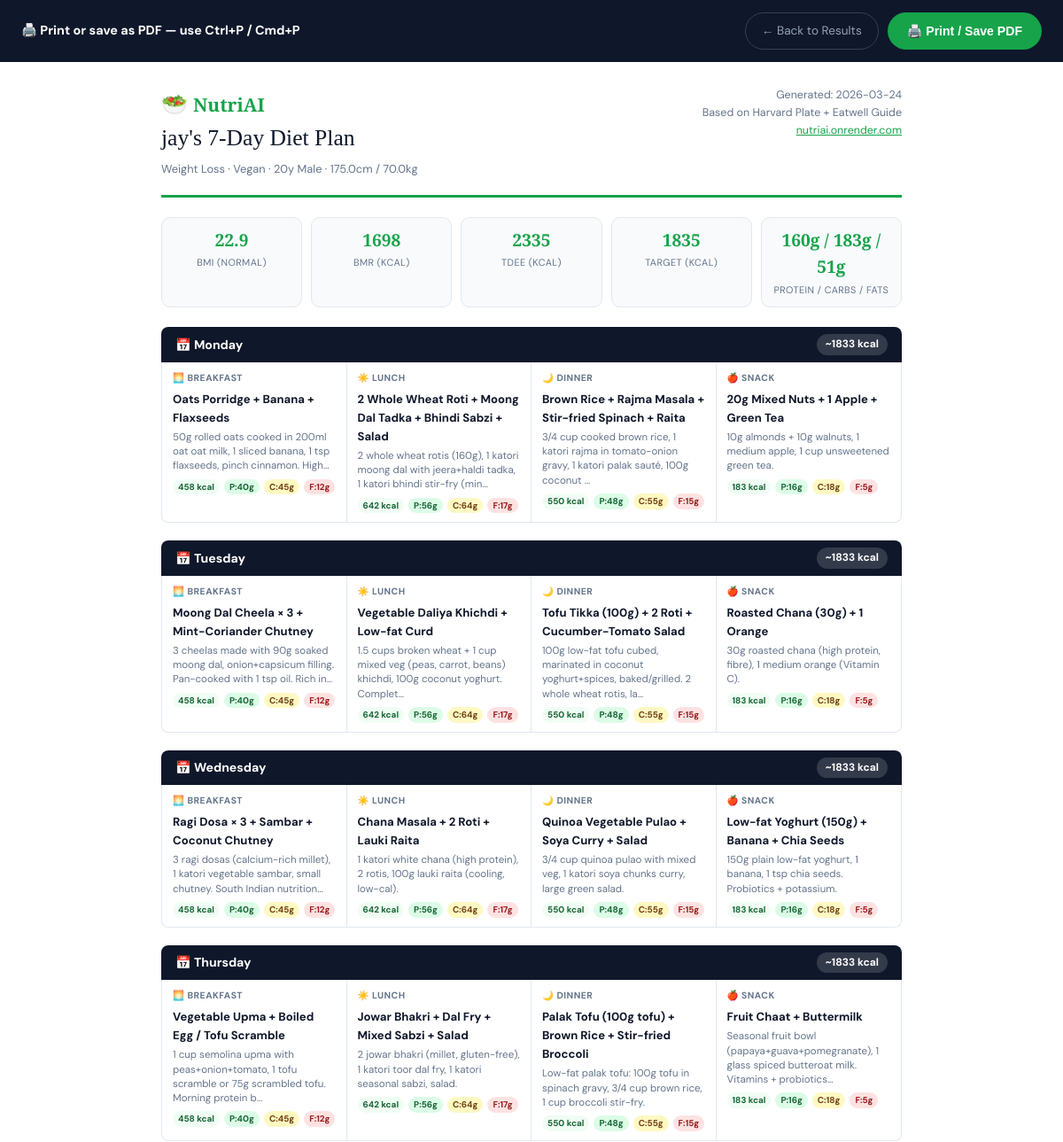
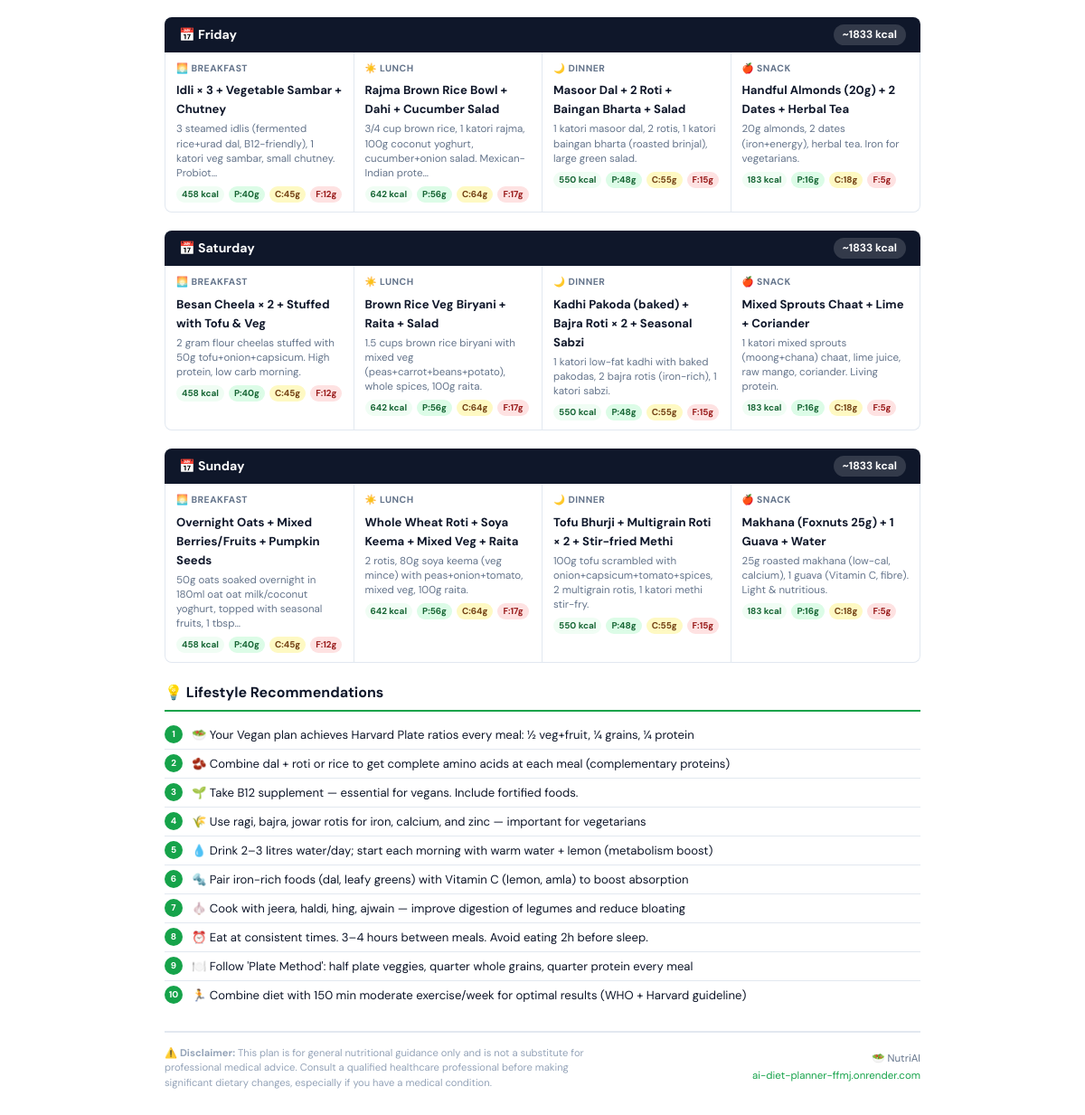
The page /results/3/3/print on the database its author committed (2 pictures, top to bottom).
### tables this page shows
CREATE TABLE users (
            id INTEGER PRIMARY KEY AUTOINCREMENT,
            session_id TEXT UNIQUE NOT NULL,
            name TEXT NOT NULL,
            email TEXT,
            age INTEGER NOT NULL,
            gender TEXT NOT NULL,
            height REAL NOT NULL,
            weight REAL NOT NULL,
            country TEXT,
            goal TEXT NOT NULL,
            target_weight REAL,
            diet_type TEXT NOT NULL,
            food_allergies TEXT,
            budget_preference TEXT,
            activity_level TEXT NOT NULL,
            exercise_type TEXT,
            daily_steps TEXT,
            sleep_hours REAL,
            sleep_quality TEXT,
            night_wakeups INTEGER DEFAULT 0,
            daytime_fatigue TEXT,
            stress_level TEXT,
            stress_sources TEXT,
            work_hours INTEGER,
            work_type TEXT,
            breakfast_time TEXT,
            lunch_time TEXT,
            dinner_time TEXT,
            late_night_eating TEXT,
            water_intake TEXT,
            breakfast_foods TEXT,
            lunch_foods TEXT,
            dinner_foods TEXT,
            snacks TEXT,
            beverages TEXT,
            meals_per_day INTEGER,
            outside_food_frequency TEXT,
            junk_food_frequency TEXT,
            created_at TEXT DEFAULT CURRENT_TIMESTAMP
        , medical_conditions TEXT, medications TEXT, health_issues TEXT, menstrual_issues TEXT, body_fat_pct REAL, cuisine_preference TEXT, food_dislikes TEXT, cooking_time TEXT, cooking_skill TEXT, eating_speed TEXT, meal_prep TEXT, alcohol TEXT, smoking TEXT, supplements TEXT, health_motivation TEXT, account_id INTEGER);

CREATE TABLE diet_plans (
            id INTEGER PRIMARY KEY AUTOINCREMENT,
            user_id INTEGER NOT NULL,
            bmi REAL,
            bmi_category TEXT,
            bmr REAL,
            tdee REAL,
            daily_calories REAL,
            protein REAL,
            carbs REAL,
            fats REAL,
            meal_plan TEXT,
            lifestyle_tips TEXT,
            duration_weeks INTEGER DEFAULT 4,
            created_at TEXT DEFAULT CURRENT_TIMESTAMP,
            FOREIGN KEY (user_id) REFERENCES users(id)
        );

### app.py (the view)
@app.route('/results/<int:user_id>/<int:plan_id>/print')
def results_print(user_id, plan_id):
    user = get_user_by_id(user_id)
    plan = get_diet_plan_by_user(user_id)
    if not user or not plan:
        return redirect(url_for('questionnaire'))
    week_plan      = json.loads(plan.get('meal_plan','{}'))
    lifestyle_tips = json.loads(plan.get('lifestyle_tips','[]'))
    return render_template('print_plan.html',
        user=user, plan=plan, week_plan=week_plan,
        lifestyle_tips=lifestyle_tips, days=list(week_plan.keys()))

### db.py (called while the page is built)
def get_db():
    if USE_PG:
        conn = psycopg2.connect(_pg_dsn, cursor_factory=psycopg2.extras.RealDictCursor)
        return conn
    else:
        conn = sqlite3.connect(Config.DATABASE_PATH)
        conn.row_factory = sqlite3.Row
        conn.execute("PRAGMA foreign_keys = ON")
        return conn

def q(sql):
    if USE_PG:
        return sql.replace('?', '%s')
    return sql

def fetchone(conn, sql, params=()):
    cur = conn.cursor()
    cur.execute(q(sql), params)
    row = cur.fetchone()
    if row is None:
        return None
    return dict(row)

### models/diet_plan_model.py (called while the page is built)
def get_diet_plan_by_user(user_id):
    conn = get_db()
    try:
        return fetchone(conn,
            'SELECT * FROM diet_plans WHERE user_id = ? ORDER BY created_at DESC LIMIT 1',
            (user_id,))
    finally:
        conn.close()

### models/user_model.py (called while the page is built)
def get_user_by_id(user_id):
    conn = get_db()
    try:
        return fetchone(conn, 'SELECT * FROM users WHERE id = ?', (user_id,))
    finally:
        conn.close()

### templates/print_plan.html (shortened to what this page needs)
<!DOCTYPE html>
<html lang="en">
<head>
</head>
<body>
<div class="no-print">
  <h4>🖨️ Print or save as PDF — use Ctrl+P / Cmd+P</h4>
  <div style="display:flex;gap:10px;">
    <a href="{{ url_for('results', user_id=user.id, plan_id=plan.id) }}" class="btn-back">← Back to Results</a>
    <button class="btn-print" onclick="window.print()">🖨️ Print / Save PDF</button>
  </div>
</div>
<div class="page">
  <div class="plan-header">
    <div>
      <div class="plan-logo"><span>🥗</span>NutriAI</div>
      <div class="plan-title">{{ user.name }}'s 7-Day Diet Plan</div>
      <div class="plan-meta">
        {{ (user.goal or '').replace('_',' ').title() }} ·
        {{ (user.diet_type or '').replace('_',' ').title() }} ·
        {{ user.age }}y {{ (user.gender or '').title() }} ·
        {{ user.height }}cm / {{ user.weight }}kg
      </div>
    </div>
    <div class="plan-date">
      Generated: {{ plan.created_at[:10] if plan.created_at else '' }}<br>
      Based on Harvard Plate + Eatwell Guide<br>
      <a href="https://ai-diet-planner-ffmj.onrender.com" style="color:var(--green);">nutriai.onrender.com</a>
    </div>
  </div>
  <div class="metrics-row">
    <div class="metric-box"><div class="val">{{ plan.bmi }}</div><div class="lbl">BMI ({{ plan.bmi_category }})</div></div>
    <div class="metric-box"><div class="val">{{ plan.bmr|int }}</div><div class="lbl">BMR (kcal)</div></div>
    <div class="metric-box"><div class="val">{{ plan.tdee|int }}</div><div class="lbl">TDEE (kcal)</div></div>
    <div class="metric-box"><div class="val" style="color:#16a34a;">{{ plan.daily_calories|int }}</div><div class="lbl">Target (kcal)</div></div>
    <div class="metric-box"><div class="val">{{ plan.protein|int }}g / {{ plan.carbs|int }}g / {{ plan.fats|int }}g</div><div class="lbl">Protein / Carbs / Fats</div></div>
  </div>
  {% for day in days %}
  {% if week_plan.get(day) %}
  {% set day_data = week_plan[day] %}
  {% set day_cal = (day_data.breakfast.calories|default(0)|int) + (day_data.lunch.calories|default(0)|int) + (day_data.dinner.calories|default(0)|int) + (day_data.snacks.calories|default(0)|int) %}
  <div class="day-section">
    <div class="day-header">
      📅 {{ day }}
      <span class="day-cal">~{{ day_cal }} kcal</span>
    </div>
    <div class="meals-grid">
      {% for meal_key, icon, label in [('breakfast','🌅','Breakfast'),('lunch','☀️','Lunch'),('dinner','🌙','Dinner'),('snacks','🍎','Snack')] %}
      {% if day_data.get(meal_key) %}
      {% set m = day_data[meal_key] %}
      <div class="meal-cell">
        <div class="meal-type">{{ icon }} {{ label }}</div>
        <div class="meal-name">{{ m.get('meal','—') }}</div>
        <div class="meal-desc">{{ m.get('description','')[:100] }}{% if m.get('description','') | length > 100 %}…{% endif %}</div>
        <div class="meal-macros">
          <span class="mpill mp-cal">{{ m.get('calories',0) }} kcal</span>
          <span class="mpill mp-p">P:{{ m.get('protein',0) }}g</span>
          <span class="mpill mp-c">C:{{ m.get('carbs',0) }}g</span>
          <span class="mpill mp-f">F:{{ m.get('fats',0) }}g</span>
        </div>
      </div>
      {% endif %}
      {% endfor %}
    </div>
  </div>
  {% endif %}
  {% endfor %}
  {% if lifestyle_tips %}
  <div class="tips-section">
    <h3>💡 Lifestyle Recommendations</h3>
    {% for tip in lifestyle_tips %}
    <div class="tip-item">
      <div class="tip-num">{{ loop.index }}</div>
      <span>{{ tip }}</span>
    </div>
    {% endfor %}
  </div>
  {% endif %}
  <div class="plan-footer">
    <div class="disclaimer">
      ⚠️ <strong>Disclaimer:</strong> This plan is for general nutritional guidance only and is not a substitute for professional medical advice. Consult a qualified healthcare professional before making significant dietary changes, especially if you have a medical condition.
    </div>
    <div style="text-align:right;">
      🥗 NutriAI<br>
      <span style="color:#16a34a;">ai-diet-planner-ffmj.onrender.com</span>
    </div>
  </div>
</div>
</body>
</html>

### templates/print_plan.html (style rules this page uses)
:root { --green: #16a34a; --dark: #0f172a; --gray: #64748b; --light: #f8fafc; --border: #e2e8f0; }
* { box-sizing: border-box; margin: 0; padding: 0; }
body { font-family: 'DM Sans', sans-serif; color: var(--dark); background: #fff; font-size: 13px; line-height: 1.6; }
.no-print { background: var(--dark); padding: 14px 24px; display: flex; align-items: center; justify-content: space-between; flex-wrap: wrap; gap: 10px; }
.no-print h4 { color: #fff; font-size: 0.9rem; margin: 0; }
.btn-print { background: var(--green); color: #fff; border: none; border-radius: 100px; padding: 9px 22px; font-size: 0.88rem; font-weight: 700; cursor: pointer; display: flex; align-items: center; gap: 6px; }
.btn-back { background: transparent; color: #94a3b8; border: 1px solid #334155; border-radius: 100px; padding: 9px 18px; font-size: 0.85rem; text-decoration: none; display: flex; align-items: center; gap: 6px; }
.page { max-width: 900px; margin: 0 auto; padding: 28px 32px; }
.plan-header { border-bottom: 3px solid var(--green); padding-bottom: 18px; margin-bottom: 22px; display: flex; justify-content: space-between; align-items: flex-start; flex-wrap: wrap; gap: 12px; }
.plan-logo { font-family: 'Playfair Display', serif; font-size: 1.3rem; color: var(--green); font-weight: 700; }
.plan-logo span { font-size: 1.5rem; margin-right: 6px; }
.plan-title { font-family: 'Playfair Display', serif; font-size: 1.6rem; color: var(--dark); }
.plan-meta { font-size: 0.8rem; color: var(--gray); margin-top: 4px; }
.plan-date { font-size: 0.78rem; color: var(--gray); text-align: right; }
.metrics-row { display: grid; grid-template-columns: repeat(5, 1fr); gap: 10px; margin-bottom: 22px; }
.metric-box { background: var(--light); border: 1px solid var(--border); border-radius: 10px; padding: 10px 12px; text-align: center; }
.metric-box .val { font-size: 1.2rem; font-weight: 700; color: var(--green); font-family: 'Playfair Display', serif; }
.metric-box .lbl { font-size: 0.68rem; color: var(--gray); margin-top: 2px; text-transform: uppercase; letter-spacing: 0.4px; }
.day-section { margin-bottom: 20px; break-inside: avoid; page-break-inside: avoid; }
.day-header { background: var(--dark); color: #fff; padding: 8px 16px; border-radius: 8px 8px 0 0; font-weight: 700; font-size: 0.88rem; display: flex; align-items: center; gap: 8px; }
.day-cal { margin-left: auto; font-size: 0.75rem; background: rgba(255,255,255,0.15); padding: 2px 10px; border-radius: 100px; }
.meals-grid { display: grid; grid-template-columns: repeat(4, 1fr); border: 1px solid var(--border); border-top: none; border-radius: 0 0 8px 8px; overflow: hidden; }
.meal-cell { padding: 10px 12px; border-right: 1px solid var(--border); }
.meal-cell:last-child { border-right: none; }
.meal-type { font-size: 0.65rem; font-weight: 700; text-transform: uppercase; letter-spacing: 0.5px; color: var(--gray); margin-bottom: 5px; }
.meal-name { font-weight: 700; font-size: 0.82rem; color: var(--dark); margin-bottom: 4px; }
.meal-desc { font-size: 0.72rem; color: var(--gray); line-height: 1.4; margin-bottom: 6px; }
.meal-macros { display: flex; gap: 5px; flex-wrap: wrap; }
.mpill { font-size: 0.62rem; padding: 1px 6px; border-radius: 100px; font-weight: 700; }
.mp-cal { background: #f0fdf4; color: #166534; }
.mp-p { background: #dcfce7; color: #166534; }
.mp-c { background: #fef9c3; color: #713f12; }
.mp-f { background: #fee2e2; color: #991b1b; }
.tips-section { margin-bottom: 20px; }
.tips-section h3 { font-size: 1rem; font-weight: 700; color: var(--dark); margin-bottom: 10px; border-bottom: 2px solid var(--green); padding-bottom: 6px; }
.tip-item { display: flex; gap: 10px; padding: 5px 0; font-size: 0.82rem; color: var(--dark); border-bottom: 1px solid var(--border); }
.tip-item:last-child { border-bottom: none; }
.tip-num { width: 20px; height: 20px; background: var(--green); color: #fff; border-radius: 50%; display: flex; align-items: center; justify-content: center; font-size: 0.62rem; font-weight: 700; flex-shrink: 0; }
.plan-footer { border-top: 2px solid var(--border); padding-top: 14px; margin-top: 24px; display: flex; justify-content: space-between; align-items: center; font-size: 0.72rem; color: var(--gray); }
.disclaimer { font-size: 0.7rem; color: #94a3b8; line-height: 1.5; max-width: 500px; }

### rows shown on the page
users: name "jay", goal "Weight Loss", diet_type "Vegan", age "20", gender "Male", height "175.0", weight "70.0"
diet_plans: created_at "2026-03-24", bmi "22.9", bmi_category "NORMAL", bmr "1698", tdee "2335", daily_calories "1835", protein "160", carbs "183", fats "51"

### other values the page prints
{{ day }} "Monday" "Tuesday" "Wednesday" "Thursday" "Friday" "Saturday" "Sunday"
{{ day_cal }} "1833" "1833" "1833" "1833" "1833" "1833" "1833"
{{ icon }} "🌅" "☀️" "🌙" "🍎" "🌅" "☀️" "🌙" "🍎" "🌅" "☀️" "🌙" "🍎" "🌅" "☀️" "🌙" "🍎" "🌅" "☀️" "🌙" "🍎" "🌅" "☀️" "🌙" "🍎" "🌅" "☀️" "🌙" "🍎"
{{ label }} "BREAKFAST" "LUNCH" "DINNER" "SNACK" "BREAKFAST" "LUNCH" "DINNER" "SNACK" "BREAKFAST" "LUNCH" "DINNER" "SNACK" "BREAKFAST" "LUNCH" "DINNER" "SNACK" "BREAKFAST" "LUNCH" "DINNER" "SNACK" "BREAKFAST" "LUNCH" "DINNER" "SNACK" "BREAKFAST" "LUNCH" "DINNER" "SNACK"
{{ m.get('meal','—') }} "Oats Porridge + Banana + Flaxseeds" "2 Whole Wheat Roti + Moong Dal Tadka + Bhindi Sabzi + Salad" "Brown Rice + Rajma Masala + Stir-fried Spinach + Raita" "20g Mixed Nuts + 1 Apple + Green Tea" "Moong Dal Cheela × 3 + Mint-Coriander Chutney" "Vegetable Daliya Khichdi + Low-fat Curd" "Tofu Tikka (100g) + 2 Roti + Cucumber-Tomato Salad" "Roasted Chana (30g) + 1 Orange" "Ragi Dosa × 3 + Sambar + Coconut Chutney" "Chana Masala + 2 Roti + Lauki Raita" "Quinoa Vegetable Pulao + Soya Curry + Salad" "Low-fat Yoghurt (150g) + Banana + Chia Seeds" "Vegetable Upma + Boiled Egg / Tofu Scramble" "Jowar Bhakri + Dal Fry + Mixed Sabzi + Salad" "Palak Tofu (100g tofu) + Brown Rice + Stir-fried Broccoli" "Fruit Chaat + Buttermilk" "Idli × 3 + Vegetable Sambar + Chutney" "Rajma Brown Rice Bowl + Dahi + Cucumber Salad" "Masoor Dal + 2 Roti + Baingan Bharta + Salad" "Handful Almonds (20g) + 2 Dates + Herbal Tea" "Besan Cheela × 2 + Stuffed with Tofu & Veg" "Brown Rice Veg Biryani + Raita + Salad" "Kadhi Pakoda (baked) + Bajra Roti × 2 + Seasonal Sabzi" "Mixed Sprouts Chaat + Lime + Coriander" "Overnight Oats + Mixed Berries/Fruits + Pumpkin Seeds" "Whole Wheat Roti + Soya Keema + Mixed Veg + Raita" "Tofu Bhurji + Multigrain Roti × 2 + Stir-fried Methi" "Makhana (Foxnuts 25g) + 1 Guava + Water"
{{ m.get('description','')[:100] }} "50g rolled oats cooked in 200ml oat oat milk, 1 sliced banana, 1 tsp flaxseeds, pinch cinnamon. High" "2 whole wheat rotis (160g), 1 katori moong dal with jeera+haldi tadka, 1 katori bhindi stir-fry (min" "3/4 cup cooked brown rice, 1 katori rajma in tomato-onion gravy, 1 katori palak sauté, 100g coconut" "10g almonds + 10g walnuts, 1 medium apple, 1 cup unsweetened green tea." "3 cheelas made with 90g soaked moong dal, onion+capsicum filling. Pan-cooked with 1 tsp oil. Rich in" "1.5 cups broken wheat + 1 cup mixed veg (peas, carrot, beans) khichdi, 100g coconut yoghurt. Complet" "100g low-fat tofu cubed, marinated in coconut yoghurt+spices, baked/grilled. 2 whole wheat rotis, la" "30g roasted chana (high protein, fibre), 1 medium orange (Vitamin C)." "3 ragi dosas (calcium-rich millet), 1 katori vegetable sambar, small chutney. South Indian nutrition" "1 katori white chana (high protein), 2 rotis, 100g lauki raita (cooling, low-cal)." "3/4 cup quinoa pulao with mixed veg, 1 katori soya chunks curry, large green salad." "150g plain low-fat yoghurt, 1 banana, 1 tsp chia seeds. Probiotics + potassium." "1 cup semolina upma with peas+onion+tomato, 1 tofu scramble or 75g scrambled tofu. Morning protein b" "2 jowar bhakri (millet, gluten-free), 1 katori toor dal fry, 1 katori seasonal sabzi, salad." "Low-fat palak tofu: 100g tofu in spinach gravy, 3/4 cup brown rice, 1 cup broccoli stir-fry." "Seasonal fruit bowl (papaya+guava+pomegranate), 1 glass spiced butteroat milk. Vitamins + probiotics" "3 steamed idlis (fermented rice+urad dal, B12-friendly), 1 katori veg sambar, small chutney. Probiot" "3/4 cup brown rice, 1 katori rajma, 100g coconut yoghurt, cucumber+onion salad. Mexican-Indian prote" "1 katori masoor dal, 2 rotis, 1 katori baingan bharta (roasted brinjal), large green salad." "20g almonds, 2 dates (iron+energy), herbal tea. Iron for vegetarians." "2 gram flour cheelas stuffed with 50g tofu+onion+capsicum. High protein, low carb morning." "1.5 cups brown rice biryani with mixed veg (peas+carrot+beans+potato), whole spices, 100g raita." "1 katori low-fat kadhi with baked pakodas, 2 bajra rotis (iron-rich), 1 katori sabzi." "1 katori mixed sprouts (moong+chana) chaat, lime juice, raw mango, coriander. Living protein." "50g oats soaked overnight in 180ml oat oat milk/coconut yoghurt, topped with seasonal fruits, 1 tbsp" "2 rotis, 80g soya keema (veg mince) with peas+onion+tomato, mixed veg, 100g raita." "100g tofu scrambled with onion+capsicum+tomato+spices, 2 multigrain rotis, 1 katori methi stir-fry." "25g roasted makhana (low-cal, calcium), 1 guava (Vitamin C, fibre). Light & nutritious."
{{ m.get('calories',0) }} "458" "642" "550" "183" "458" "642" "550" "183" "458" "642" "550" "183" "458" "642" "550" "183" "458" "642" "550" "183" "458" "642" "550" "183" "458" "642" "550" "183"
{{ m.get('protein',0) }} "40" "56" "48" "16" "40" "56" "48" "16" "40" "56" "48" "16" "40" "56" "48" "16" "40" "56" "48" "16" "40" "56" "48" "16" "40" "56" "48" "16"
{{ m.get('carbs',0) }} "45" "64" "55" "18" "45" "64" "55" "18" "45" "64" "55" "18" "45" "64" "55" "18" "45" "64" "55" "18" "45" "64" "55" "18" "45" "64" "55" "18"
{{ m.get('fats',0) }} "12" "17" "15" "5" "12" "17" "15" "5" "12" "17" "15" "5" "12" "17" "15" "5" "12" "17" "15" "5" "12" "17" "15" "5" "12" "17" "15" "5"
{{ tip }} "🥗 Your Vegan plan achieves Harvard Plate ratios every meal: ½ veg+fruit, ¼ grains, ¼ protein" "🫘 Combine dal + roti or rice to get complete amino acids at each meal (complementary proteins)" "🌱 Take B12 supplement — essential for vegans. Include fortified foods." "🌾 Use ragi, bajra, jowar rotis for iron, calcium, and zinc — important for vegetarians" "💧 Drink 2–3 litres water/day; start each morning with warm water + lemon (metabolism boost)" "🔩 Pair iron-rich foods (dal, leafy greens) with Vitamin C (lemon, amla) to boost absorption" "🧄 Cook with jeera, haldi, hing, ajwain — improve digestion of legumes and reduce bloating" "⏰ Eat at consistent times. 3–4 hours between meals. Avoid eating 2h before sleep." "🍽️ Follow 'Plate Method': half plate veggies, quarter whole grains, quarter protein every meal" "🏃 Combine diet with 150 min moderate exercise/week for optimal results (WHO + Harvard guideline)"
